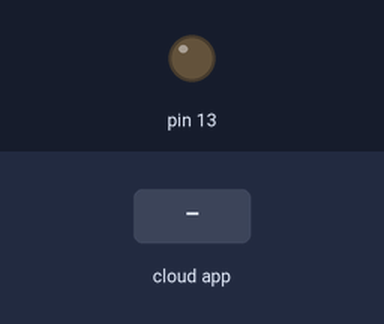
Bench run of a sketch on a simulated Arduino Uno, built with avr-gcc and run on an emulated ATmega328P. Parts: output pins drawn as LEDs (lit = HIGH). The inputs (shaded band) are chosen by the test bench. The ROS host is connected and sends only what is stated.

Above: at 1.2 s.
1.3 s: the phone or cloud app sets led to ON
At 2.2 s:
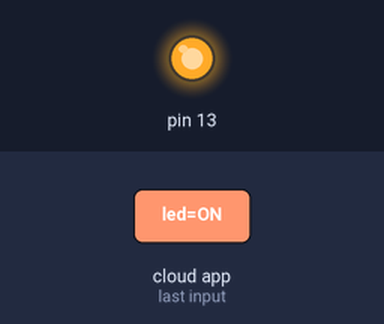
Timing chart, 0 to 4.3 s (numbered marks = the images above; inputs shaded):
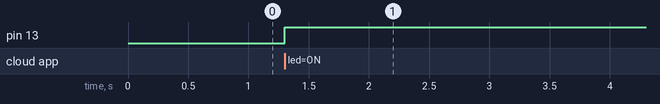

Measured:
- after the input at 1.3 s, pin 13: LOW → HIGH at once

The sketch:

led.ino
```cpp
#include<ros.h>
#include<std_msgs/String.h>
ros::NodeHandle nh;
const int led=13;
void callback(const std_msgs::String& led){
  if(strcmp(led.data,"ON") == 0){
     digitalWrite(13,HIGH);
     delay(10000);
  }
  else if(strcmp(led.data,"OFF") == 0){
     digitalWrite(13,LOW);
     delay(10000);
  }
}

ros::Subscriber<std_msgs::String> led_sub("led", callback );

void setup() {
  // put your setup code here, to run once:
  pinMode(13, OUTPUT);
  nh.initNode();
  nh.subscribe(led_sub);
}

void loop() {
  // put your main code here, to run repeatedly:
  nh.spinOnce();
}
```
